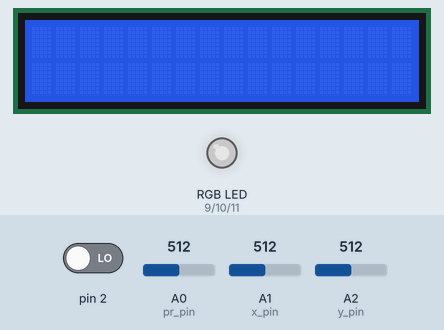
Simulated run of this sketch. Board: Arduino Uno, built with avr-gcc and run on an emulated ATmega328P. Shown: 16×2 character LCD, an RGB LED mixed from three pins (HIGH = lit). The inputs (shaded band) are chosen by the test bench; at power-on: pin 2 LOW, A0 (pr_pin) = 512, A1 (x_pin) = 512, A2 (y_pin) = 512. Dim RGB values are drawn brighter than linear; random numbers use the default seed unless the sketch sets one; what the sketch prints to the serial monitor is not drawn.

Above: at 5.0 s.
5.1 s: pin 2 driven HIGH
At 6.9 s:
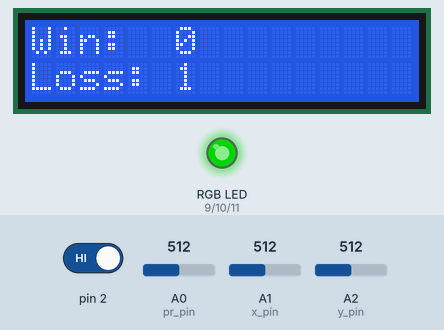
8.1 s: A0 (pr_pin) set to 504
11.1 s: A1 (x_pin) set to 710
At 12.4 s:
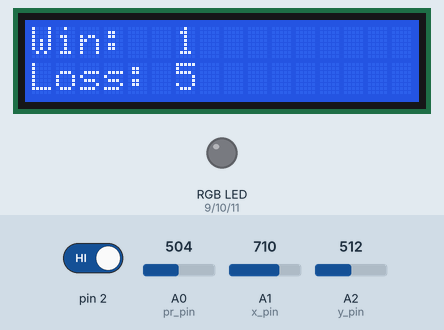
14.1 s: A0 (pr_pin) set to 710
At 15.5 s:
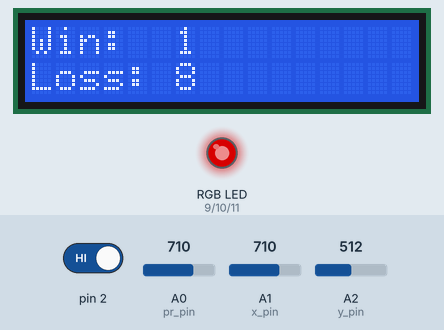
17.1 s: A2 (y_pin) set to 710
At 18.5 s:
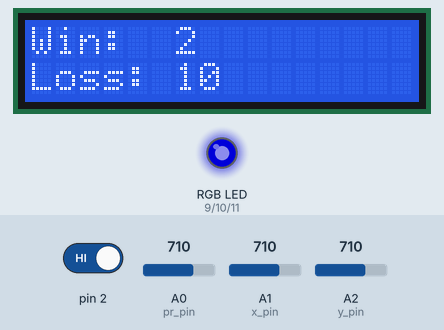
20.1 s: A1 (x_pin) set to 690
At 26.3 s:
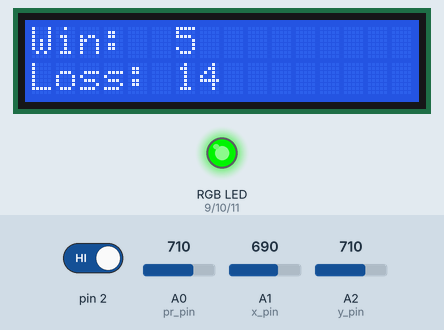
Timing chart, 0 to 27.9 s (numbered marks = the images above; inputs shaded):
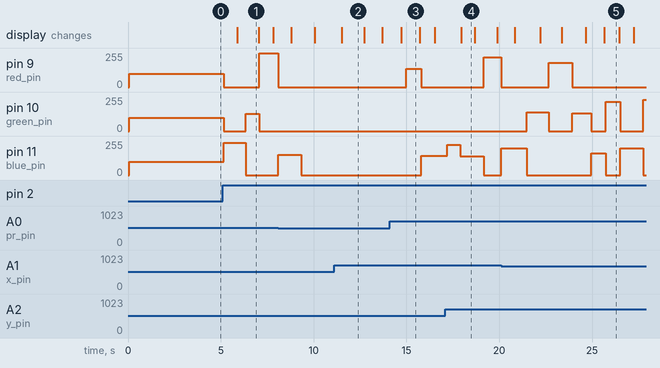

The sketch:

basic1.ino
```cpp
#include <Arduino_FreeRTOS.h>
#include <Wire.h>
#include <LiquidCrystal_I2C.h>
int pr_pin = A0;
int red_pin = 9 , blue_pin = 11 , green_pin = 10;
int x_pin = A1 , y_pin = A2;
int button_int = 0 , mode = 0 , count = 0;

int pr_val;
int x_val , y_val;
int select , ok , btn ,win , loss;
int color;

// 宣告 task handle
TaskHandle_t handleStandBy;
TaskHandle_t handleTask1;
TaskHandle_t handleTask2;
TaskHandle_t handleTask3;

// 宣告 function
void TaskStandBy(void *parameters);
void Task1(void *parameters);
void Task2(void *parameters);
void Task3(void *parameters);

LiquidCrystal_I2C lcd(0x27, 2, 1, 0, 4, 5, 6, 7, 3, POSITIVE);

void setup() {
  Serial.begin(9600);
  pinMode(red_pin, OUTPUT);
  pinMode(blue_pin, OUTPUT);
  pinMode(green_pin, OUTPUT);
  pinMode(pr_pin, INPUT);
  pinMode(x_pin, INPUT);
  pinMode(y_pin, INPUT);
  lcd.begin(16, 2);

  //Led Setting
  analogWrite(red_pin , 100);
  analogWrite(blue_pin , 100);
  analogWrite(green_pin , 100);

  while(!Serial) {} // 等 serial 設定好

  btn = 0; win = 0; loss = 0;

  // 宣告 task
  xTaskCreate(TaskStandBy, "StandBy", 128, NULL, 1, &handleStandBy);
  xTaskCreate(Task1, "Task1", 128, NULL, 4, &handleTask1);
  vTaskSuspend(handleTask1);
  xTaskCreate(Task2, "Task2", 128, NULL, 3, &handleTask2);
  vTaskSuspend(handleTask2);
  xTaskCreate(Task3, "Task3", 128, NULL, 2, &handleTask3);
  vTaskSuspend(handleTask3);

  //BUTTON CLICK
  attachInterrupt(button_int, handle_click, RISING);

  vTaskStartScheduler();
}

void loop() {
  // empty
}

// button ISR
void handle_click() { // button debouncing, toggle LED
  static unsigned long last_int_time = 0;
  unsigned long int_time = millis(); // Read the clock

  if (int_time - last_int_time > 200 ) {
    // Ignore when < 200 msec
    mode = 1 - mode;
    count = 0; ok =0;
    btn = 1;
  }
  last_int_time = int_time;
}

void TaskStandBy(void *parameters){
   (void) parameters;
   for(;;){
    if(btn == 1){
      btn = 0;
      if(mode == 1){
         win = 0; loss = 0;
        analogWrite(red_pin , 0);
        analogWrite(blue_pin , 0);
        analogWrite(green_pin , 0);
        vTaskResume(handleTask1);
      }else{
        vTaskPrioritySet(handleStandBy, 10);
        vTaskSuspend(handleTask1);
        analogWrite(red_pin , 100);
        analogWrite(blue_pin , 100);
        analogWrite(green_pin , 100);
        vTaskPrioritySet(handleStandBy, 1);
        vTaskResume(handleStandBy);
      }
    }
    vTaskDelay(10);
   }
}

void Task1(void* parameters) {
  (void) parameters;
  TickType_t xLastWakeTime;
  TickType_t xFrequency = 10;
//  xLastWakeTime = xTaskGetTickCount();
  for(;;){
    xLastWakeTime = xTaskGetTickCount();
    select = random(1 , 4);
    int led_num = (select == 1)? red_pin :
                    (select == 2)? blue_pin : green_pin;
    pr_val = analogRead(pr_pin);
    color = (int)((pr_val / 512)) * random(128 , 256);
//    Serial.println(pr_val);
    if(select != 1){
      analogWrite(red_pin , 0);
    }
    if(select != 2){
      analogWrite(blue_pin , 0);
    }
    if(select != 3){
      analogWrite(green_pin , 0);
    }
    analogWrite(led_num , color);
    Serial.println(F("Task 1 call resume Task 2!"));
    vTaskResume(handleTask2);
    Serial.println(F("Task 1 to Task 2!"));
    xFrequency = random(700 , 1500) / portTICK_PERIOD_MS;
    vTaskDelayUntil(&xLastWakeTime, xFrequency);
  }
}

void Task2(void* parameters) {
  (void) parameters;
  for(;;){
    Serial.println(F("Task 2 from Task 1!"));
    vTaskDelay(700 / portTICK_PERIOD_MS); // Block for 700 ms
    x_val = analogRead(x_pin);
    y_val = analogRead(y_pin);

    if(x_val < 400 && select == 1){
      win += 1;
    }else if(x_val > 700 && select == 3){
      win += 1;
    }else if(y_val > 700 && select == 2){
      win += 1;
    }else{
      loss += 1;
    }
    Serial.println(F("Task 2 call resume Task 3!"));
    vTaskResume(handleTask3);
    Serial.println(F("Task 2 to Task 3!"));
    vTaskSuspend(handleTask2);
  }
}
void Task3(void* parameters) {
  (void) parameters;
  for(;;){
    Serial.println(F("Task 3 from Task 2!"));
    lcd.clear();
    lcd.backlight();    // open LCD backlight
    lcd.setCursor(0, 0);  // setting cursor
    lcd.print("Win: ");
    lcd.setCursor(6, 0);
    lcd.print(win);
    lcd.setCursor(0, 1);
    lcd.print("Loss: ");
    lcd.setCursor(6, 1);
    lcd.print(loss);
    vTaskSuspend(handleTask3);
  }
}
```

Measured:
- after the input at 5.1 s, pin 9 (red_pin): 100/255 → 0/255 after 0.06 s, → 254/255 1.9 s later, → 0/255 1.0 s later; pin 10 (green_pin): 100/255 → 0/255 after 0.06 s, → 130/255 1.2 s later, → 0/255 0.75 s later; pin 11 (blue_pin): 100/255 → 241/255 after 0.06 s, → 0/255 1.2 s later, → 152/255 1.8 s later; the display: changes after 0.78 s (image 1)
- after the input at 14.1 s, pin 9 (red_pin): 0/255 → 136/255 after 0.89 s, → 0/255 0.81 s later; pin 11 (blue_pin): 0/255 → 146/255 after 1.7 s
- what the display in image 1 shows lasts 1.1 s, from 5.9 s to 7.0 s
- what the display in image 4 shows lasts 0.8 s, from 17.9 s to 18.7 s
- what the display in image 5 shows lasts 0.8 s, from 25.7 s to 26.5 s
